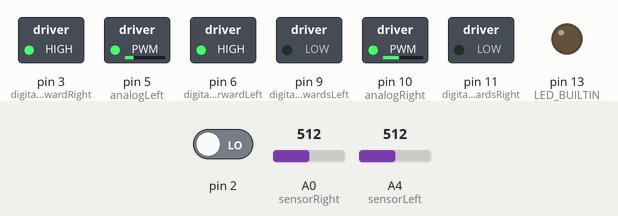
Recording of a sketch running on a simulated Arduino Uno, built with avr-gcc and run on an emulated ATmega328P. On the bench: switched loads named in the sketch (green lamp = pin HIGH), output pins drawn as LEDs (lit = HIGH). Inputs (shaded band) come from the test bench; at power-on: A4 (sensorLeft) = 512, pin 2 LOW, A0 (sensorRight) = 512.

Above: at 1.2 s.
1.3 s: A4 (sensorLeft) set to 890
2.8 s: A4 (sensorLeft) set to 914
At 3.5 s:
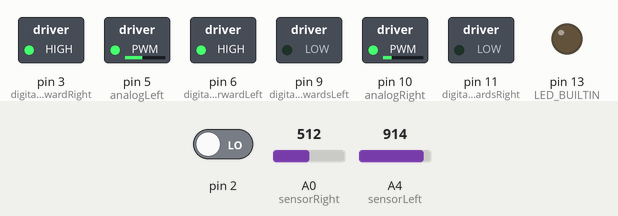
Timing chart, 0 to 5.8 s (numbered marks = the images above; inputs shaded):
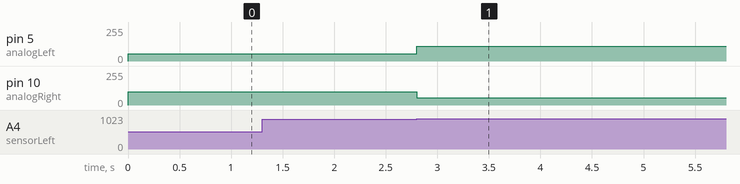

Measured:
- the behaviour switches between 899 and 900 on A4 (sensorLeft) (found by bisection; images 0 and 1)
- after the input at 1.3 s, every drawn part: stays the same
- after the input at 2.8 s, pin 5 (analogLeft): 55/255 → 110/255 at once; pin 10 (analogRight): 100/255 → 55/255 at once

The sketch:

motor.ino
```cpp
/*
 *  Animesh Mangu
 *  Jason Levine
 *  EE3 - Briggs
 */


// Left Wheel
int analogLeft = 5;
int digitalForwardLeft = 6;
int digitalBackwardsLeft = 9;

// Right Wheel
int analogRight = 10;
int digitalForwardRight = 3;
int digitalBackwardsRight = 11;

void setup() {
  // For sensor values
  Serial.begin(9600);

  attachInterrupt(digitalPinToInterrupt(2), blink, RISING);

  // Set Left Wheel
  pinMode(analogLeft, OUTPUT);
  pinMode(digitalForwardLeft, OUTPUT);
  pinMode(digitalBackwardsLeft, OUTPUT);

  // Set Right Wheel
  pinMode(analogRight, OUTPUT);
  pinMode(digitalForwardRight, OUTPUT);
  pinMode(digitalBackwardsRight, OUTPUT);

  // LED Blink
  pinMode(LED_BUILTIN, OUTPUT);

  digitalWrite(digitalForwardLeft, HIGH);
  digitalWrite(digitalForwardRight, HIGH);
  digitalWrite(digitalBackwardsLeft, LOW);
  digitalWrite(digitalBackwardsRight, LOW);
}

// Move the car
void progress(int right, int left) {
  analogWrite(analogRight, right);
  analogWrite(analogLeft, left);
}

// LED blink
void blink() {
  digitalWrite(LED_BUILTIN, HIGH);   // turn the LED on (HIGH is the voltage level)
  delay(1000);                       // wait for a second
  digitalWrite(LED_BUILTIN, LOW);    // turn the LED off by making the voltage LOW
  delay(1000);
}

// Return left sensor values
int sensorLeft() {
  // read the input on analog pin 1:
  int sensorValue = analogRead(A4);
  return sensorValue;
}

// Return right sensor values
int sensorRight() {
  // read the input on analog pin 4:
  int sensorValue = analogRead(A0);
  return sensorValue;
}

// MAIN
void loop()  {
  // When its white
  while(sensorLeft() > 900 && sensorRight() > 900) {
    // Keep going...75 < 80 because left motor is slightly slower than right
    progress(75, 80);
  }
  // Turn Left
  while(sensorLeft() < 900) {
    progress(100, 55);
  }
  // Turn Right
  while(sensorRight() < 900) {
    progress(55, 110);
  }
}
```
